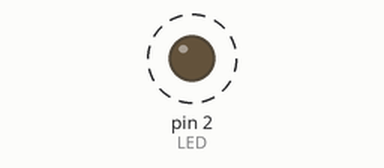
This sketch was run on a simulated Arduino Uno, built with avr-gcc and run on an emulated ATmega328P. Parts: output pins drawn as LEDs (lit = HIGH). Dashed ring = blinking.

Above: at 0.5 s.
Timing chart, 0 to 4.6 s (numbered marks = the images above):
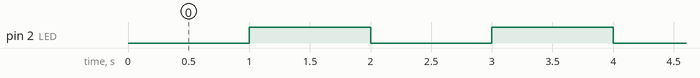

The sketch:

millisBlink.ino
```cpp
#define LED 2

int led_state=0;
long remember_time=0;

void setup()
{
  pinMode(LED,OUTPUT);
  digitalWrite(LED,led_state);
}

void loop()
{
  if(millis()- remember_time>=1000)
  {
    remember_time=millis();
  digitalWrite(LED, !digitalRead(LED));
  }

}
```

Measured:
- by itself, pin 2 (LED): alternates HIGH for 1.0 s and LOW for 1.0 s
